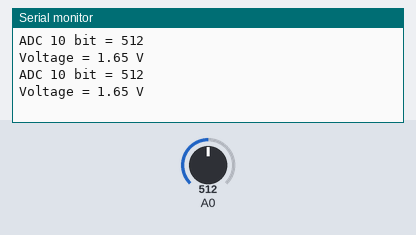
Bench run of a sketch on a simulated Arduino Uno, built with avr-gcc and run on an emulated ATmega328P. Parts: the last lines printed to the serial monitor. The inputs (shaded band) are chosen by the test bench; at power-on: A0 = 512.

Above: at 1.8 s.
1.9 s: A0 set to 716
At 2.8 s:
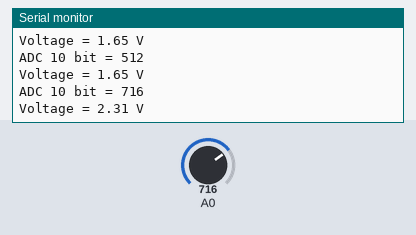
3.4 s: A0 set to 900
At 4.8 s:
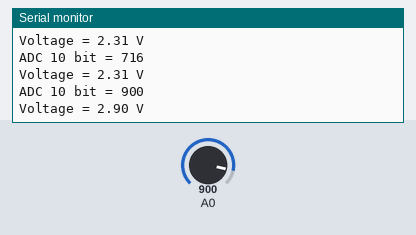
Timing chart, 0 to 6.4 s (numbered marks = the images above; inputs shaded):
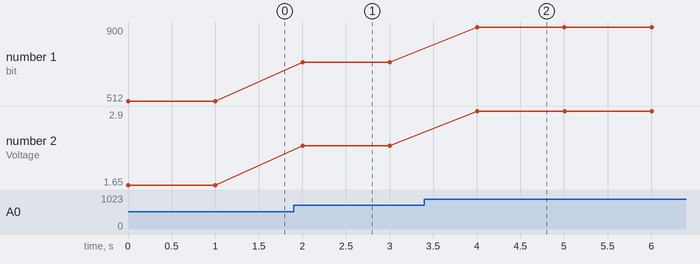

The sketch:

4.0_8266_ADC.ino
```cpp
void setup()
{
  Serial.begin(115200);
}
void loop()
{
  // read the input on analog pin 0:
  int ADC_Value=analogRead(A0);
  Serial.print("ADC 10 bit = ");
  Serial.println(ADC_Value);

  // Transform ADC Value to Volt
  float volts =3.30*(float)ADC_Value/1023.00;
  Serial.print("Voltage = ");
  Serial.print(volts,2);
  Serial.println(" V");
  delay(1000); // delay 1 sec
}
```

Measured:
- after the input at 1.9 s, the serial monitor: prints a new line after 0.10 s (image 1)
- after the input at 3.4 s, the serial monitor: prints a new line after 0.60 s (image 2)
- plotted number 1: 512 → 716 after the input at 1.9 s, 716 → 900 after the input at 3.4 s
- plotted number 2: 1.65 → 2.31 after the input at 1.9 s, 2.31 → 2.9 after the input at 3.4 s
